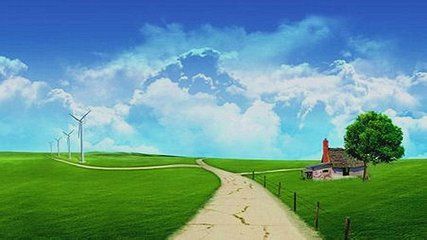
#> input picture Python_opencv/images/demo.jpg, 427 x 240 px
$ python tutorial_5_fill_color_binary.py
#> lines starting #> are read from the running program, lines starting #| are printed output that depends on the picture; after the words box and inside, x2 and y2 are one past the last pixel; in counts of white or black regions, pixels touching at a corner belong together
#> further down, src is the input picture: shape (240, 427, 3); mean B, G, R 146.2, 151.4, 101.3
#!/usr/bin/python
# -*- coding: utf-8 -*-
# Author = 'IReverser'
"""
    (1) fill color
    (2) fill binary

"""
import cv2 as cv
import numpy as np


def fill_color(image):
    copyImg = image.copy()
    h, w = image.shape[:2]
    mask = np.zeros([h+2, w+2], np.uint8)   # must need!!!
    cv.floodFill(copyImg, mask, (30, 30), (0, 255, 255), (100, 100, 100), (50, 50, 50), cv.FLOODFILL_FIXED_RANGE)
    cv.imshow("fill_color", copyImg)


def fill_binary():
    image = np.zeros([400, 400, 3], np.uint8)
    image[100:300, 100:300, :] = 255
    cv.imshow("fill_color", image)
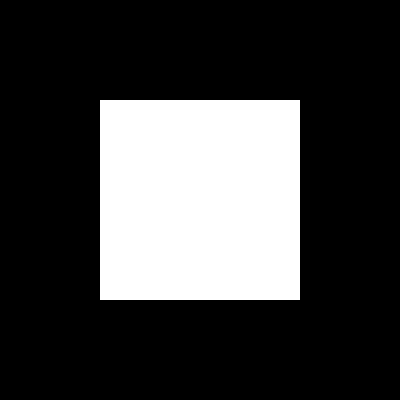
#> window 'fill_color': shape (400, 400, 3); 25% white; 1 white region, box (x1, y1, x2, y2) and area: (100, 100, 300, 300) 40000

    mask = np.ones([402, 402, 1], np.uint8)
    mask[101:301, 101:301] = 0   # !!!!important
    cv.floodFill(image, mask, (200, 200), (100, 2, 255), cv.FLOODFILL_MASK_ONLY)
    cv.imshow("filled binary", image)
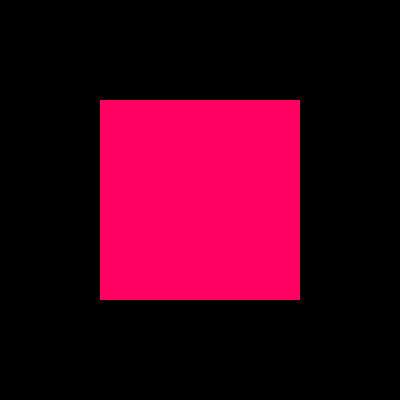
#> window 'filled binary': shape (400, 400, 3); mean B, G, R 25, 0.5, 63.8


print("--------------Hello Python ------------")
src = cv.imread("./images/demo.jpg")
cv.namedWindow("input image", cv.WINDOW_AUTOSIZE)
cv.imshow("input image", src)
# fill_color(src)
fill_binary()
"""
    face = src[50:250, 100:300]

    gray = cv.cvtColor(face, cv.COLOR_BGR2GRAY)
    backface = cv.cvtColor(gray, cv.COLOR_GRAY2BGR)
    src[50:250, 100:300] = backface
    cv.imshow("face", src)
"""
cv.waitKey(0)  # 等有键输入或者1000ms后自动将窗口消除，0表示只用键输入结束窗口
cv.destroyAllWindows()
